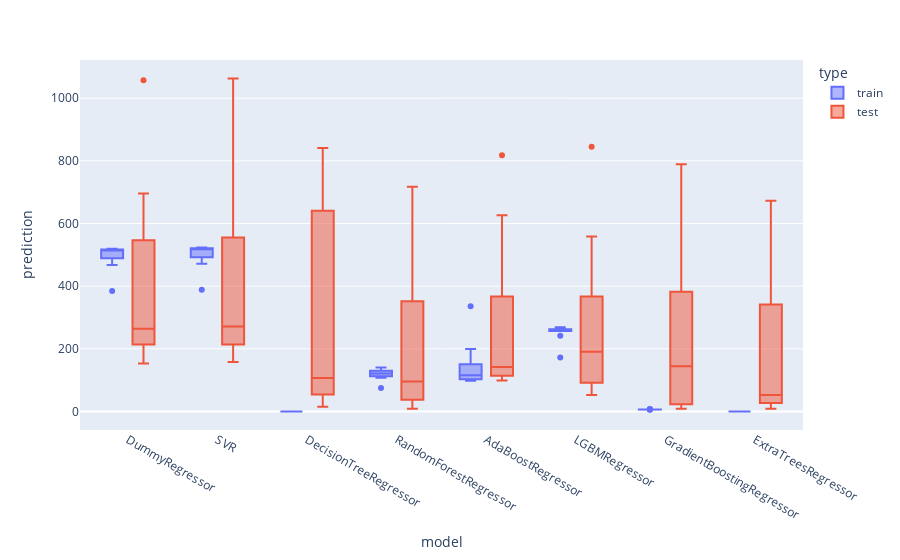

Write notebook code for a chart like this one.
### Markdown cell above
now let's compare the scores' distributions (here "test" means "validation"):

### Code cell
scores.prediction = np.sqrt(abs(scores.prediction)).round(1)

px.box(scores, y="prediction", x="model", color="type")

### Figure 1 — Plotly figure (JSON) as saved in the notebook; plotly's stock layout.template omitted (floating-point values rounded to 4 significant figures)
{"data": [{"alignmentgroup": "True", "hovertemplate": "type=train<br>model=%{x}<br>prediction=%{y}<extra></extra>", "legendgroup": "train", "marker": {"color": "#636efa"}, "name": "train", "notched": false, "offsetgroup": "train", "orientation": "v", "showlegend": true, "type": "box", "x": ["DummyRegressor", "DummyRegressor", "DummyRegressor", "DummyRegressor", "DummyRegressor", "DummyRegressor", "DummyRegressor", "DummyRegressor", "DummyRegressor", "DummyRegressor", "SVR", "SVR", "SVR", "SVR", "SVR", "SVR", "SVR", "SVR", "SVR", "SVR", "DecisionTreeRegressor", "DecisionTreeRegressor", "DecisionTreeRegressor", "DecisionTreeRegressor", "DecisionTreeRegressor", "DecisionTreeRegressor", "DecisionTreeRegressor", "DecisionTreeRegressor", "DecisionTreeRegressor", "DecisionTreeRegressor", "RandomForestRegressor", "RandomForestRegressor", "RandomForestRegressor", "RandomForestRegressor", "RandomForestRegressor", "RandomForestRegressor", "RandomForestRegressor", "RandomForestRegressor", "RandomForestRegressor", "RandomForestRegressor", "AdaBoostRegressor", "AdaBoostRegressor", "AdaBoostRegressor", "AdaBoostRegressor", "AdaBoostRegressor", "AdaBoostRegressor", "AdaBoostRegressor", "AdaBoostRegressor", "AdaBoostRegressor", "AdaBoostRegressor", "LGBMRegressor", "LGBMRegressor", "LGBMRegressor", "LGBMRegressor", "LGBMRegressor", "LGBMRegressor", "LGBMRegressor", "LGBMRegressor", "LGBMRegressor", "LGBMRegressor", "GradientBoostingRegressor", "GradientBoostingRegressor", "GradientBoostingRegressor", "GradientBoostingRegressor", "GradientBoostingRegressor", "GradientBoostingRegressor", "GradientBoostingRegressor", "GradientBoostingRegressor", "GradientBoostingRegressor", "GradientBoostingRegressor", "ExtraTreesRegressor", "ExtraTreesRegressor", "ExtraTreesRegressor", "ExtraTreesRegressor", "ExtraTreesRegressor", "ExtraTreesRegressor", "ExtraTreesRegressor", "ExtraTreesRegressor", "ExtraTreesRegressor", "ExtraTreesRegressor"], "x0": " ", "xaxis": "x", "y": [493.4, 384.4, 514.4, 514.4, 489.1, 519.4, 519.2, 517, 516.2, 467.6, 497.2, 388.7, 518.8, 518.4, 492.7, 523.5, 523.4, 521.2, 520.6, 471.9, 0, 0, 0, 0, 0, 0, 0, 0, 0, 0, 117.4, 74.9, 125.6, 113.5, 112.5, 133.7, 140.2, 124.7, 130.1, 107.6, 199.6, 100.5, 116.9, 102.8, 151.2, 104, 98.4, 117.2, 114.2, 335.9, 269.3, 172.7, 264.7, 262.7, 257, 261.1, 259.1, 258.9, 262.2, 241.4, 6.5, 5.7, 6.4, 6.2, 6.8, 6.5, 6.5, 7.9, 6.5, 6.5, 0, 0, 0, 0, 0, 0, 0, 0, 0, 0], "y0": " ", "yaxis": "y"}, {"alignmentgroup": "True", "hovertemplate": "type=test<br>model=%{x}<br>prediction=%{y}<extra></extra>", "legendgroup": "test", "marker": {"color": "#EF553B"}, "name": "test", "notched": false, "offsetgroup": "test", "orientation": "v", "showlegend": true, "type": "box", "x": ["DummyRegressor", "DummyRegressor", "DummyRegressor", "DummyRegressor", "DummyRegressor", "DummyRegressor", "DummyRegressor", "DummyRegressor", "DummyRegressor", "DummyRegressor", "SVR", "SVR", "SVR", "SVR", "SVR", "SVR", "SVR", "SVR", "SVR", "SVR", "DecisionTreeRegressor", "DecisionTreeRegressor", "DecisionTreeRegressor", "DecisionTreeRegressor", "DecisionTreeRegressor", "DecisionTreeRegressor", "DecisionTreeRegressor", "DecisionTreeRegressor", "DecisionTreeRegressor", "DecisionTreeRegressor", "RandomForestRegressor", "RandomForestRegressor", "RandomForestRegressor", "RandomForestRegressor", "RandomForestRegressor", "RandomForestRegressor", "RandomForestRegressor", "RandomForestRegressor", "RandomForestRegressor", "RandomForestRegressor", "AdaBoostRegressor", "AdaBoostRegressor", "AdaBoostRegressor", "AdaBoostRegressor", "AdaBoostRegressor", "AdaBoostRegressor", "AdaBoostRegressor", "AdaBoostRegressor", "AdaBoostRegressor", "AdaBoostRegressor", "LGBMRegressor", "LGBMRegressor", "LGBMRegressor", "LGBMRegressor", "LGBMRegressor", "LGBMRegressor", "LGBMRegressor", "LGBMRegressor", "LGBMRegressor", "LGBMRegressor", "GradientBoostingRegressor", "GradientBoostingRegressor", "GradientBoostingRegressor", "GradientBoostingRegressor", "GradientBoostingRegressor", "GradientBoostingRegressor", "GradientBoostingRegressor", "GradientBoostingRegressor", "GradientBoostingRegressor", "GradientBoostingRegressor", "ExtraTreesRegressor", "ExtraTreesRegressor", "ExtraTreesRegressor", "ExtraTreesRegressor", "ExtraTreesRegressor", "ExtraTreesRegressor", "ExtraTreesRegressor", "ExtraTreesRegressor", "ExtraTreesRegressor", "ExtraTreesRegressor"], "x0": " ", "xaxis": "x", "y": [511, 1058.0, 264.5, 263.9, 546.6, 153.3, 158.7, 214.2, 230.2, 695.5, 514.8, 1063.0, 268.4, 274, 555.4, 158.2, 164.3, 213.7, 235.5, 696.8, 241.8, 840.9, 68.4, 54.6, 640.9, 15, 51.3, 67.8, 145.7, 654.6, 210.8, 717.6, 54.7, 37.6, 352, 9, 29.6, 42.7, 136.8, 442.5, 367.2, 817.7, 153.7, 110.9, 334.4, 98.8, 113.8, 119, 130.8, 626.6, 246.4, 845.4, 87.6, 117.1, 367.2, 52.7, 219.8, 162.4, 91.8, 558.5, 179.7, 789.3, 23.4, 109.8, 382.5, 9, 21.6, 47.9, 215.2, 407.4, 199.7, 672.6, 34.4, 27.3, 341.9, 8.8, 15.9, 47.1, 57.9, 443.2], "y0": " ", "yaxis": "y"}], "layout": {"boxmode": "group", "legend": {"title": {"text": "type"}, "tracegroupgap": 0}, "margin": {"t": 60}, "xaxis": {"anchor": "y", "domain": [0, 1], "title": {"text": "model"}}, "yaxis": {"anchor": "x", "domain": [0, 1], "title": {"text": "prediction"}}}}
